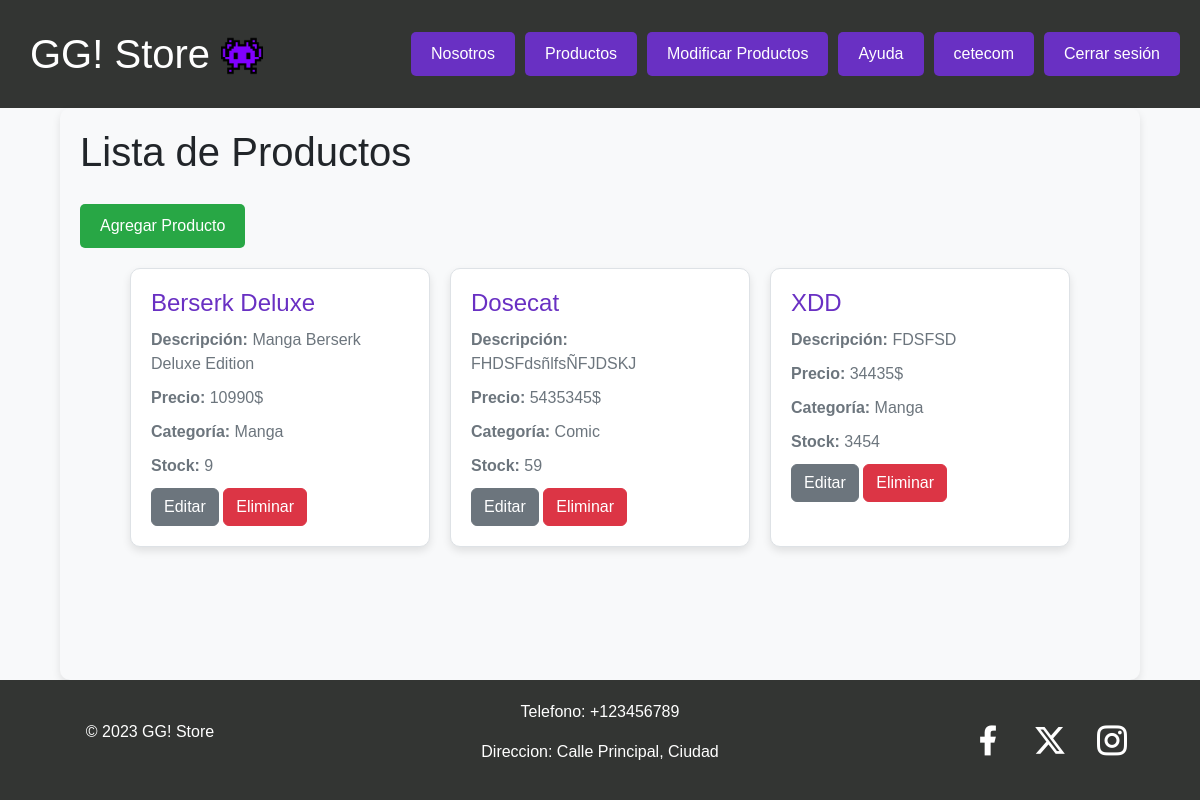
/prodAdmin/ (signed in), run on an earlier commit of the app's database.
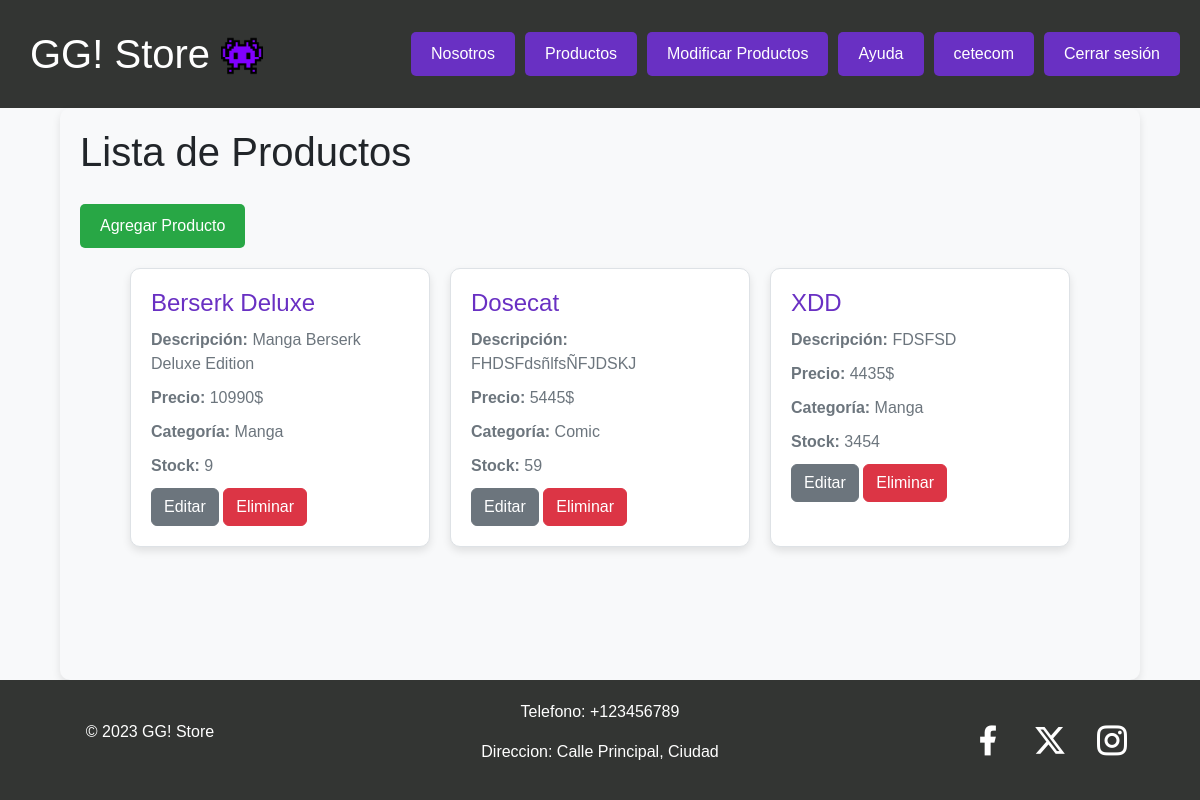
And on a later commit of the database.
### myapp/models.py (models this page shows, shortened)
class Producto(models.Model):
    cod_prod = models.CharField(max_length = 100, unique = True)
    nombre = models.CharField(max_length = 100)
    descripcion = models.TextField(max_length = 100)
    precio = models.IntegerField()
    precio_usd = models.FloatField(null=True, blank=True)
    categoria = models.ForeignKey(Categoria, on_delete = models.CASCADE, related_name = 'productos')

class Categoria(models.Model):
    nombre = models.CharField(max_length = 100)

class Stock(models.Model):
    cod_prod = models.OneToOneField(Producto, on_delete = models.CASCADE, primary_key = True)
    cantidad = models.PositiveIntegerField()

### myapp/views.py (the view)
# urls.py: path('prodAdmin/', views.productos_list_admin, name='prodadmin'),
@user_passes_test(lambda u: u.is_staff)
def productos_list_admin(request):
    productos = Producto.objects.all()
    return render(request, 'prodadmin.html', {'productos': productos})

### myapp/templates/prodadmin.html (shortened to what this page needs)
{% extends 'base.html' %}
{% block content %}
{% load static %}
<!DOCTYPE html>
<html lang="es">
<head>
    <link rel="stylesheet" href="{% static 'css/productos_list.css' %}">
</head>
<body>
    <div class="container">
        <h1>Lista de Productos</h1>
        <a href="{% url 'agregar_producto' %}" class="ver-carrito">Agregar Producto</a>
        <div class="productos-grid">
            {% for producto in productos %}
                <div class="producto-card">
                    <h2>{{ producto.nombre }}</h2>
                    <p><strong>Descripción:</strong> {{ producto.descripcion }}</p>
                    <p><strong>Precio:</strong> {{ producto.precio }}$</p>
                    <p><strong>Categoría:</strong> {{ producto.categoria.nombre }}</p>
                    <p><strong>Stock:</strong> {{ producto.stock.cantidad }}</p>
                    <a href="{% url 'editar_producto' producto.pk %}" class="btn btn-secondary">Editar</a>
                    <a href="{% url 'eliminar_producto' producto.pk %}" class="btn btn-danger">Eliminar</a>
                </div>
            {% endfor %}
        </div>
    </div>
</body>
</html>
{% endblock %}

What changed in the data, as far as the page shows it:
changed Producto "Dosecat": precio "5435345" → "5445"
changed Producto "XDD": precio "34435" → "4435"
